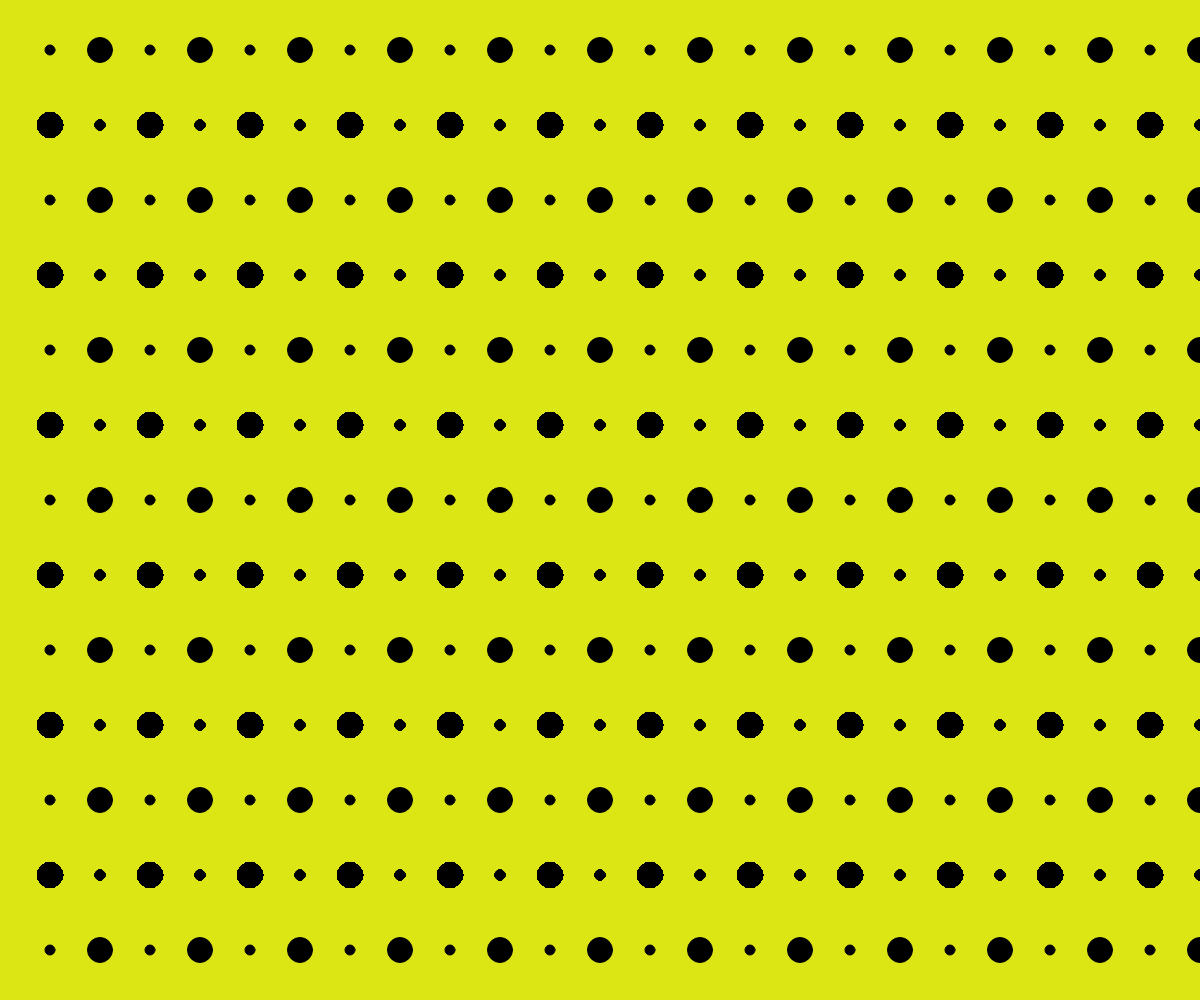
Frame 1 (no input)
Frame 2 (the mouse pressed at the canvas centre, redrawn once): identical to frame 1, image omitted

The p5.js sketch that drew this single still picture (run headless with seeded random() and noise() and a simulated clock; the mouse was pressed at the canvas centre and the sketch redrawn once):

// p5.js sketch
// ── sketch.js
let cDiam = 10;
let xOffset = 50;
let xSpacing = 100;
let xPos = 50;
let yPos = 200;

let yOffset = 50;
let ySpacing = 150;

function setup() {
  createCanvas(windowWidth, windowHeight);
  noLoop();
}

function draw() {
  background(220, 230, 21);
  fill(0);

  for (let xPos = xOffset; xPos <= width; xPos += xSpacing) {
    for (let yPos = yOffset; yPos <= height - yOffset; yPos += ySpacing) {
      ellipse(xPos, yPos, cDiam);
    }
  }
  // big circles
  for (let xPos = xOffset + 50; xPos <= width; xPos += xSpacing) {
    for (let yPos = yOffset; yPos <= height - yOffset; yPos += ySpacing)
      ellipse(xPos, yPos, cDiam + 15);

    for (let xPos = xOffset+50; xPos <= width; xPos += xSpacing) {
      for (let yPos = yOffset+75; yPos <= height - yOffset; yPos += ySpacing) {
        ellipse(xPos, yPos, cDiam);
        
        for (let xPos = xOffset; xPos <= width; xPos += xSpacing) {
    for (let yPos = yOffset+75; yPos <= height - yOffset; yPos += ySpacing)
      ellipse(xPos, yPos, cDiam + 15);
        }
      }
    }
  }
}
